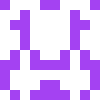
Frame 1 (no input)
Frame 60 (the mouse pressed at the canvas centre just before this capture): identical to frame 1, image omitted
Frame 120 (the mouse held since frame 60 and released just before this capture): identical to frame 1, image omitted

The Processing sketch that drew this single still picture (run headless with seeded random() and noise(); from frame 60 on, the mouse is pressed at the canvas centre):

// Processing sketch: Bichitos_2
// ── Bichitos_2.pde
//Práctica 2: Bichitos - Space Invaders
//02

//Taller "Identidad generativa con Processing"
//Imparte: Julián Pérez - info@julian-perez.com  
//Escuela de verano 2019 - Escuela de diseño Arte Diez - Madrid

//rellenamos el canvas con rectángulos de 10x10 pixels en el eje X e Y
//Utilizando el bucle for(init;check;update){statement}
//Rellenando de color aleatorio
//Cada vez que clickamos en el canvas generamos un patrón diferente

int gap=10;

int c1;
int c2;
int c3;


void setup() {
  noStroke(); //Sin trazos
  generate();
}

void draw() {
} //Necesitamos el draw para que funcione el evento de "void mouseClicked(){}"

void generate() {
  
  c1 = int(random(255));
  c2 = int(random(255));
  c3 = int(random(255));
  color rc = color(c1, c2, c3); //Variable de tipo color
  
  for (int i=0; i<width/2; i=i+gap) {
    for (int j = 0; j<height; j=j+gap) {
      int r = round(random(0, 2)); 
      if (r==0) {
        fill(rc); //Color Aleatorio
      } else {
        fill(255); //Blanco
      }
      rect(i, j, gap, gap);
      rect(width-i-gap, j, gap, gap);
    }
  }
}

void mouseClicked() {
  generate();
}
